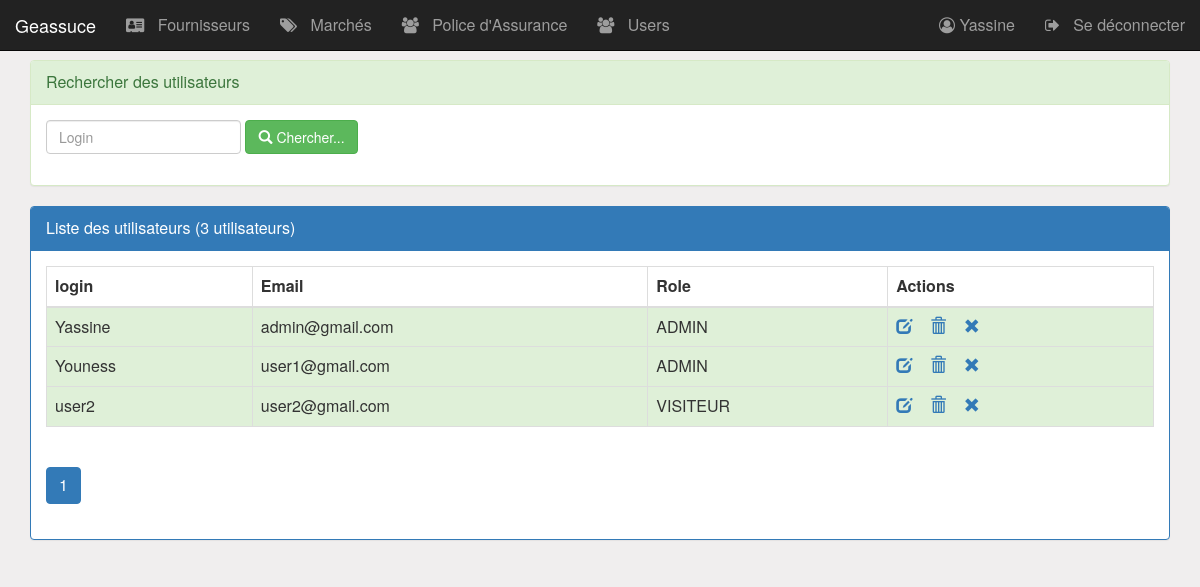
Screenshot of /pages/utilisateurs.php (signed in) with the database file from the repository.
### tables this page shows
create table utilisateur(
    iduser int(4) auto_increment primary key,
    login varchar(50),
    email varchar(255),
    role varchar(50),    
    etat int(1),         
    pwd varchar(255)
);

### pages/utilisateurs.php (the view, shortened to what this page needs)
<?php
    require_once("connexiondb.php");
    $login=isset($_GET['login'])?$_GET['login']:"";
    $size=isset($_GET['size'])?$_GET['size']:3;
    $page=isset($_GET['page'])?$_GET['page']:1;
    $requeteUser="select * from utilisateur where login like '%$login%'";
    $requeteCount="select count(*) countUser from utilisateur";
    $resultatUser=$pdo->query($requeteUser);
    $resultatCount=$pdo->query($requeteCount);
    $tabCount=$resultatCount->fetch();
    $nbrUser=$tabCount['countUser'];
    $reste=$nbrUser % $size;
    if($reste===0)
        $nbrPage=$nbrUser/$size;
    else
        $nbrPage=floor($nbrUser/$size)+1;
?>
<HTML>
    <head>
        <link rel="stylesheet" type="text/css" href="../css/bootstrap.css">
        <link rel="stylesheet" type="text/css" href="../css/font-awesome.min.css">
        <link rel="stylesheet" type="text/css" href="../css/monstyle.css">
    </head>
    <body>
        <?php include("menu.php"); ?>
        <div class="container">
            <div class="panel panel-success margetop60">
				<div class="panel-heading">Rechercher des utilisateurs</div>
				<div class="panel-body">
					<form method="get" action="utilisateurs.php" class="form-inline">
						<div class="form-group">
                            <input type="text" name="login"
                                   placeholder="Login"
                                   class="form-control"
                                   value="<?php echo $login ?>"/>
                        </div>
				        <button type="submit" class="btn btn-success">
                            <span class="glyphicon glyphicon-search"></span>
                            Chercher...
                        </button>
					</form>
				</div>
			</div>
            <div class="panel panel-primary">
                <div class="panel-heading">Liste des utilisateurs (<?php echo $nbrUser ?> utilisateurs)</div>
                <div class="panel-body">
                    <table class="table table-striped table-bordered">
                        <thead>
                            <tr>
                                <th>login</th> <th>Email</th> <th>Role</th> <th>Actions</th>
                            </tr>
                        </thead>
                        <tbody>
                            <?php while($user=$resultatUser->fetch()){ ?>
                                <tr class="<?php echo $user['etat']==1?'success':'danger'?>">
                                    <td><?php echo $user['login'] ?> </td>
                                    <td><?php echo $user['email'] ?> </td>
                                    <td><?php echo $user['role'] ?> </td>
                                   <td>
                                        <a href="editerUtilisateur.php?idUser=<?php echo $user['iduser'] ?>">
                                            <span class="glyphicon glyphicon-edit"></span>
                                        </a>
                                        <a onclick="return confirm('Etes vous sur de vouloir supprimer cet utilisateur')"
                                            href="supprimerUtilisateur.php?idUser=<?php echo $user['iduser'] ?>">
                                                <span class="glyphicon glyphicon-trash"></span>
                                        </a>
                <a href="activerUtilisateur.php?idUser=<?php echo $user['iduser'] ?>&etat=<?php echo $user['etat']  ?>">
                                                <?php
                                                    if($user['etat']==1)
                                                        echo '<span class="glyphicon glyphicon-remove"></span>';
                                                    else
                                                        echo '<span class="glyphicon glyphicon-ok"></span>';
                                                ?>
                                            </a>
                                        </td>
                                </tr>
                             <?php } ?>
                        </tbody>
                    </table>
                <div>
                    <ul class="pagination">
                        <?php for($i=1;$i<=$nbrPage;$i++){ ?>
                            <li class="<?php if($i==$page) echo 'active' ?>">
            <a href="utilisateurs.php?page=<?php echo $i;?>&login=<?php echo $login ?>">
                                    <?php echo $i; ?>
                                </a>
                             </li>
                        <?php } ?>
                    </ul>
                </div>
                </div>
            </div>
        </div>
    </body>
</HTML>

### pages/menu.php (shortened to what this page needs)
<nav class="navbar navbar-inverse navbar-fixed-top">
	<div class="container-fluid">
		<div class="navbar-header">
			<a href="../index.php" class="navbar-brand">Geassuce</a>
		</div>
		<ul class="nav navbar-nav">
			<li><a href="fournisseurs.php">
                    <i class="fa fa-vcard"></i>
                    &nbsp Fournisseurs
                </a>
            </li>
			<li><a href="marches.php">
                    <i class="fa fa-tags"></i>
                    &nbsp Marchés
                </a>
            </li>
			<li><a href="policeAssurance.php">
                        <i class="fa fa-users"></i>
                        &nbsp Police d'Assurance
                    </a>
                </li>
				<li><a href="Utilisateurs.php">
                        <i class="fa fa-users"></i>
                        &nbsp Users
                    </a>
                </li>
		</ul>
		<ul class="nav navbar-nav navbar-right">
			<li>
				<a href="editerUtilisateur.php?id=<?php echo $_SESSION['user']['iduser'] ?>">
                    <i class="fa fa-user-circle-o"></i>
					<?php echo  ' '.$_SESSION['user']['login']?>
				</a>
			</li>
			<li>
				<a href="seDeconnecter.php">
                    <i class="fa fa-sign-out"></i>
					&nbsp Se déconnecter
				</a>
			</li>
		</ul>
	</div>
</nav>

### css/monstyle.css (style rules this page uses)
.margetop60 { margin-top: 60px; }
body { background-color: rgb(240, 238, 238); font-size: 16px; }

### rows the page displays
utilisateur: login "Yassine", email "admin@gmail.com", role "ADMIN", etat 1 (drawn)
utilisateur: login "Youness", email "user1@gmail.com", role "ADMIN", etat 1 (drawn)
utilisateur: login "user2", email "user2@gmail.com", role "VISITEUR", etat 1 (drawn)

### other values shown
$_SESSION['user']['login'] "Yassine"
$nbrUser "3"
